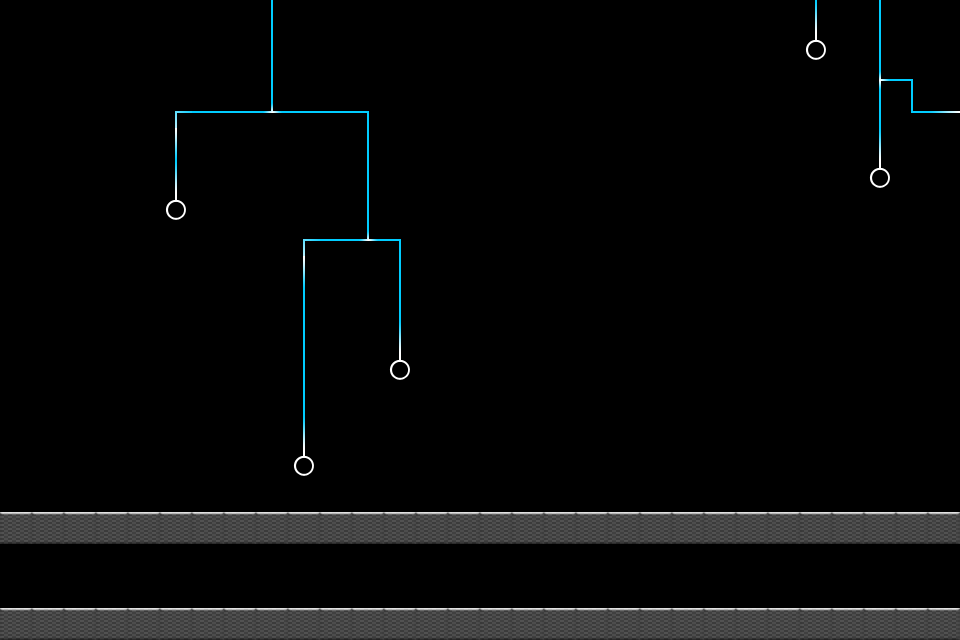

Tiled map render using the project's own tile images. Description and the map definition, with tile-layer contents summarised, below:
An orthogonal 30x20 tile map with 32x32 px tiles, 2 tile layers (background, walls).

<map version="1.0" orientation="orthogonal" width="30" height="20" tilewidth="32" tileheight="32">
 <tileset firstgid="1" name="tiles-hd" tilewidth="32" tileheight="32">
  <image source="tiles-hd.png" trans="000000" width="160" height="160" />
 </tileset>
 <layer name="background" width="30" height="20">
  <data>[600 cells, 600 non-empty, 15 distinct tile ids]</data>
 </layer>
 <layer name="walls" width="30" height="20">
  <data>[600 cells, 60 non-empty, 1 distinct tile ids]</data>
 </layer>
</map>